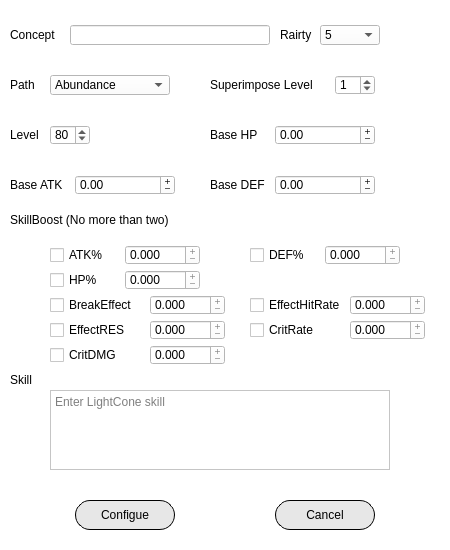
<?xml version="1.0" encoding="UTF-8"?>
<ui version="4.0">
 <class>AddLightCone</class>
 <widget class="QWidget" name="AddLightCone">
  <property name="geometry">
   <rect>
    <x>0</x>
    <y>0</y>
    <width>450</width>
    <height>550</height>
   </rect>
  </property>
  <property name="minimumSize">
   <size>
    <width>450</width>
    <height>550</height>
   </size>
  </property>
  <property name="maximumSize">
   <size>
    <width>450</width>
    <height>550</height>
   </size>
  </property>
  <property name="windowTitle">
   <string>AddLightCone</string>
  </property>
  <property name="windowIcon">
   <iconset resource="res.qrc">
    <normaloff>:/res/icon.png</normaloff>:/res/icon.png</iconset>
  </property>
  <property name="styleSheet">
   <string notr="true">background-color: rgb(255, 255, 255);</string>
  </property>
  <widget class="QLabel" name="label">
   <property name="geometry">
    <rect>
     <x>10</x>
     <y>25</y>
     <width>50</width>
     <height>20</height>
    </rect>
   </property>
   <property name="text">
    <string>Concept</string>
   </property>
  </widget>
  <widget class="QLineEdit" name="concept">
   <property name="geometry">
    <rect>
     <x>70</x>
     <y>25</y>
     <width>200</width>
     <height>20</height>
    </rect>
   </property>
   <property name="maxLength">
    <number>50</number>
   </property>
   <property name="clearButtonEnabled">
    <bool>true</bool>
   </property>
  </widget>
  <widget class="QLabel" name="label_2">
   <property name="geometry">
    <rect>
     <x>280</x>
     <y>25</y>
     <width>40</width>
     <height>20</height>
    </rect>
   </property>
   <property name="text">
    <string>Rairty</string>
   </property>
  </widget>
  <widget class="QComboBox" name="rairty">
   <property name="geometry">
    <rect>
     <x>320</x>
     <y>25</y>
     <width>60</width>
     <height>20</height>
    </rect>
   </property>
   <item>
    <property name="text">
     <string>5</string>
    </property>
    <property name="icon">
     <iconset resource="res.qrc">
      <normaloff>:/rairty/res/rairty/5star.png</normaloff>:/rairty/res/rairty/5star.png</iconset>
    </property>
   </item>
   <item>
    <property name="text">
     <string>4</string>
    </property>
    <property name="icon">
     <iconset resource="res.qrc">
      <normaloff>:/rairty/res/rairty/4star.png</normaloff>:/rairty/res/rairty/4star.png</iconset>
    </property>
   </item>
   <item>
    <property name="text">
     <string>3</string>
    </property>
    <property name="icon">
     <iconset>
      <normaloff>:/rairty/res/rairty/3star.png</normaloff>:/rairty/res/rairty/3star.png</iconset>
    </property>
   </item>
  </widget>
  <widget class="QLabel" name="label_3">
   <property name="geometry">
    <rect>
     <x>10</x>
     <y>75</y>
     <width>40</width>
     <height>20</height>
    </rect>
   </property>
   <property name="text">
    <string>Path</string>
   </property>
  </widget>
  <widget class="QComboBox" name="path">
   <property name="geometry">
    <rect>
     <x>50</x>
     <y>75</y>
     <width>120</width>
     <height>20</height>
    </rect>
   </property>
   <property name="styleSheet">
    <string notr="true"/>
   </property>
   <item>
    <property name="text">
     <string>Abundance</string>
    </property>
    <property name="icon">
     <iconset resource="res.qrc">
      <normaloff>:/path/res/path/abundance.png</normaloff>:/path/res/path/abundance.png</iconset>
    </property>
   </item>
   <item>
    <property name="text">
     <string>Destruction</string>
    </property>
    <property name="icon">
     <iconset resource="res.qrc">
      <normaloff>:/path/res/path/destruction.png</normaloff>:/path/res/path/destruction.png</iconset>
    </property>
   </item>
   <item>
    <property name="text">
     <string>Erudition</string>
    </property>
    <property name="icon">
     <iconset resource="res.qrc">
      <normaloff>:/path/res/path/erudition.png</normaloff>:/path/res/path/erudition.png</iconset>
    </property>
   </item>
   <item>
    <property name="text">
     <string>Harmony</string>
    </property>
    <property name="icon">
     <iconset resource="res.qrc">
      <normaloff>:/path/res/path/harmony.png</normaloff>:/path/res/path/harmony.png</iconset>
    </property>
   </item>
   <item>
    <property name="text">
     <string>Nihility</string>
    </property>
    <property name="icon">
     <iconset resource="res.qrc">
      <normaloff>:/path/res/path/nihility.png</normaloff>:/path/res/path/nihility.png</iconset>
    </property>
   </item>
   <item>
    <property name="text">
     <string>Preservation</string>
    </property>
    <property name="icon">
     <iconset resource="res.qrc">
      <normaloff>:/path/res/path/preservation.png</normaloff>:/path/res/path/preservation.png</iconset>
    </property>
   </item>
   <item>
    <property name="text">
     <string>The Hunt</string>
    </property>
    <property name="icon">
     <iconset resource="res.qrc">
      <normaloff>:/path/res/path/thehunt.png</normaloff>:/path/res/path/thehunt.png</iconset>
    </property>
   </item>
  </widget>
  <widget class="QLabel" name="label_5">
   <property name="geometry">
    <rect>
     <x>10</x>
     <y>125</y>
     <width>40</width>
     <height>20</height>
    </rect>
   </property>
   <property name="text">
    <string>Level</string>
   </property>
  </widget>
  <widget class="QSpinBox" name="level">
   <property name="geometry">
    <rect>
     <x>50</x>
     <y>125</y>
     <width>40</width>
     <height>20</height>
    </rect>
   </property>
   <property name="wrapping">
    <bool>true</bool>
   </property>
   <property name="buttonSymbols">
    <enum>QAbstractSpinBox::UpDownArrows</enum>
   </property>
   <property name="minimum">
    <number>1</number>
   </property>
   <property name="maximum">
    <number>80</number>
   </property>
   <property name="value">
    <number>80</number>
   </property>
  </widget>
  <widget class="QLabel" name="label_4">
   <property name="geometry">
    <rect>
     <x>210</x>
     <y>75</y>
     <width>130</width>
     <height>20</height>
    </rect>
   </property>
   <property name="text">
    <string>Superimpose Level</string>
   </property>
  </widget>
  <widget class="QSpinBox" name="superimposelevel">
   <property name="geometry">
    <rect>
     <x>335</x>
     <y>75</y>
     <width>40</width>
     <height>20</height>
    </rect>
   </property>
   <property name="wrapping">
    <bool>true</bool>
   </property>
   <property name="minimum">
    <number>1</number>
   </property>
   <property name="maximum">
    <number>5</number>
   </property>
  </widget>
  <widget class="QLabel" name="label_6">
   <property name="geometry">
    <rect>
     <x>210</x>
     <y>125</y>
     <width>65</width>
     <height>20</height>
    </rect>
   </property>
   <property name="text">
    <string>Base HP</string>
   </property>
  </widget>
  <widget class="QDoubleSpinBox" name="BaseHP">
   <property name="geometry">
    <rect>
     <x>275</x>
     <y>125</y>
     <width>100</width>
     <height>20</height>
    </rect>
   </property>
   <property name="wrapping">
    <bool>true</bool>
   </property>
   <property name="buttonSymbols">
    <enum>QAbstractSpinBox::PlusMinus</enum>
   </property>
   <property name="accelerated">
    <bool>true</bool>
   </property>
   <property name="maximum">
    <double>1500.000000000000000</double>
   </property>
  </widget>
  <widget class="QLabel" name="label_7">
   <property name="geometry">
    <rect>
     <x>10</x>
     <y>175</y>
     <width>65</width>
     <height>20</height>
    </rect>
   </property>
   <property name="text">
    <string>Base ATK</string>
   </property>
  </widget>
  <widget class="QDoubleSpinBox" name="BaseATK">
   <property name="geometry">
    <rect>
     <x>75</x>
     <y>175</y>
     <width>100</width>
     <height>20</height>
    </rect>
   </property>
   <property name="wrapping">
    <bool>true</bool>
   </property>
   <property name="buttonSymbols">
    <enum>QAbstractSpinBox::PlusMinus</enum>
   </property>
   <property name="accelerated">
    <bool>true</bool>
   </property>
   <property name="maximum">
    <double>1500.000000000000000</double>
   </property>
  </widget>
  <widget class="QLabel" name="label_8">
   <property name="geometry">
    <rect>
     <x>210</x>
     <y>175</y>
     <width>65</width>
     <height>20</height>
    </rect>
   </property>
   <property name="text">
    <string>Base DEF</string>
   </property>
  </widget>
  <widget class="QDoubleSpinBox" name="BaseDEF">
   <property name="geometry">
    <rect>
     <x>275</x>
     <y>175</y>
     <width>100</width>
     <height>20</height>
    </rect>
   </property>
   <property name="wrapping">
    <bool>true</bool>
   </property>
   <property name="buttonSymbols">
    <enum>QAbstractSpinBox::PlusMinus</enum>
   </property>
   <property name="accelerated">
    <bool>true</bool>
   </property>
   <property name="maximum">
    <double>1500.000000000000000</double>
   </property>
  </widget>
  <widget class="QDoubleSpinBox" name="CritDMG">
   <property name="geometry">
    <rect>
     <x>150</x>
     <y>345</y>
     <width>75</width>
     <height>20</height>
    </rect>
   </property>
   <property name="wrapping">
    <bool>true</bool>
   </property>
   <property name="readOnly">
    <bool>true</bool>
   </property>
   <property name="buttonSymbols">
    <enum>QAbstractSpinBox::PlusMinus</enum>
   </property>
   <property name="accelerated">
    <bool>true</bool>
   </property>
   <property name="decimals">
    <number>3</number>
   </property>
   <property name="maximum">
    <double>2.000000000000000</double>
   </property>
   <property name="singleStep">
    <double>0.001000000000000</double>
   </property>
  </widget>
  <widget class="QDoubleSpinBox" name="EffectHitRate">
   <property name="geometry">
    <rect>
     <x>350</x>
     <y>295</y>
     <width>75</width>
     <height>20</height>
    </rect>
   </property>
   <property name="wrapping">
    <bool>true</bool>
   </property>
   <property name="readOnly">
    <bool>true</bool>
   </property>
   <property name="buttonSymbols">
    <enum>QAbstractSpinBox::PlusMinus</enum>
   </property>
   <property name="accelerated">
    <bool>true</bool>
   </property>
   <property name="decimals">
    <number>3</number>
   </property>
   <property name="maximum">
    <double>1.000000000000000</double>
   </property>
   <property name="singleStep">
    <double>0.001000000000000</double>
   </property>
  </widget>
  <widget class="QCheckBox" name="checkBox_3">
   <property name="geometry">
    <rect>
     <x>50</x>
     <y>270</y>
     <width>75</width>
     <height>20</height>
    </rect>
   </property>
   <property name="text">
    <string>HP%</string>
   </property>
  </widget>
  <widget class="QCheckBox" name="checkBox_6">
   <property name="geometry">
    <rect>
     <x>50</x>
     <y>320</y>
     <width>100</width>
     <height>20</height>
    </rect>
   </property>
   <property name="text">
    <string>EffectRES</string>
   </property>
  </widget>
  <widget class="QCheckBox" name="checkBox_8">
   <property name="geometry">
    <rect>
     <x>50</x>
     <y>345</y>
     <width>100</width>
     <height>20</height>
    </rect>
   </property>
   <property name="text">
    <string>CritDMG</string>
   </property>
  </widget>
  <widget class="QDoubleSpinBox" name="ATKBoostPercentage">
   <property name="geometry">
    <rect>
     <x>125</x>
     <y>245</y>
     <width>75</width>
     <height>20</height>
    </rect>
   </property>
   <property name="wrapping">
    <bool>true</bool>
   </property>
   <property name="readOnly">
    <bool>true</bool>
   </property>
   <property name="buttonSymbols">
    <enum>QAbstractSpinBox::PlusMinus</enum>
   </property>
   <property name="accelerated">
    <bool>true</bool>
   </property>
   <property name="decimals">
    <number>3</number>
   </property>
   <property name="maximum">
    <double>1.000000000000000</double>
   </property>
   <property name="singleStep">
    <double>0.001000000000000</double>
   </property>
  </widget>
  <widget class="QCheckBox" name="checkBox_5">
   <property name="geometry">
    <rect>
     <x>250</x>
     <y>295</y>
     <width>100</width>
     <height>20</height>
    </rect>
   </property>
   <property name="text">
    <string>EffectHitRate</string>
   </property>
  </widget>
  <widget class="QCheckBox" name="checkBox_1">
   <property name="geometry">
    <rect>
     <x>50</x>
     <y>245</y>
     <width>75</width>
     <height>20</height>
    </rect>
   </property>
   <property name="text">
    <string>ATK%</string>
   </property>
  </widget>
  <widget class="QDoubleSpinBox" name="CritRate">
   <property name="geometry">
    <rect>
     <x>350</x>
     <y>320</y>
     <width>75</width>
     <height>20</height>
    </rect>
   </property>
   <property name="wrapping">
    <bool>true</bool>
   </property>
   <property name="readOnly">
    <bool>true</bool>
   </property>
   <property name="buttonSymbols">
    <enum>QAbstractSpinBox::PlusMinus</enum>
   </property>
   <property name="accelerated">
    <bool>true</bool>
   </property>
   <property name="decimals">
    <number>3</number>
   </property>
   <property name="maximum">
    <double>1.000000000000000</double>
   </property>
   <property name="singleStep">
    <double>0.001000000000000</double>
   </property>
  </widget>
  <widget class="QDoubleSpinBox" name="DEFBoostPercentage">
   <property name="geometry">
    <rect>
     <x>325</x>
     <y>245</y>
     <width>75</width>
     <height>20</height>
    </rect>
   </property>
   <property name="wrapping">
    <bool>true</bool>
   </property>
   <property name="readOnly">
    <bool>true</bool>
   </property>
   <property name="buttonSymbols">
    <enum>QAbstractSpinBox::PlusMinus</enum>
   </property>
   <property name="accelerated">
    <bool>true</bool>
   </property>
   <property name="decimals">
    <number>3</number>
   </property>
   <property name="maximum">
    <double>1.000000000000000</double>
   </property>
   <property name="singleStep">
    <double>0.001000000000000</double>
   </property>
  </widget>
  <widget class="QDoubleSpinBox" name="EffectRES">
   <property name="geometry">
    <rect>
     <x>150</x>
     <y>320</y>
     <width>75</width>
     <height>20</height>
    </rect>
   </property>
   <property name="wrapping">
    <bool>true</bool>
   </property>
   <property name="readOnly">
    <bool>true</bool>
   </property>
   <property name="buttonSymbols">
    <enum>QAbstractSpinBox::PlusMinus</enum>
   </property>
   <property name="accelerated">
    <bool>true</bool>
   </property>
   <property name="decimals">
    <number>3</number>
   </property>
   <property name="maximum">
    <double>1.000000000000000</double>
   </property>
   <property name="singleStep">
    <double>0.001000000000000</double>
   </property>
  </widget>
  <widget class="QCheckBox" name="checkBox_4">
   <property name="geometry">
    <rect>
     <x>50</x>
     <y>295</y>
     <width>100</width>
     <height>20</height>
    </rect>
   </property>
   <property name="text">
    <string>BreakEffect</string>
   </property>
  </widget>
  <widget class="QCheckBox" name="checkBox_2">
   <property name="geometry">
    <rect>
     <x>250</x>
     <y>245</y>
     <width>75</width>
     <height>20</height>
    </rect>
   </property>
   <property name="text">
    <string>DEF%</string>
   </property>
  </widget>
  <widget class="QCheckBox" name="checkBox_7">
   <property name="geometry">
    <rect>
     <x>250</x>
     <y>320</y>
     <width>100</width>
     <height>20</height>
    </rect>
   </property>
   <property name="text">
    <string>CritRate</string>
   </property>
  </widget>
  <widget class="QDoubleSpinBox" name="BreakEffect">
   <property name="geometry">
    <rect>
     <x>150</x>
     <y>295</y>
     <width>75</width>
     <height>20</height>
    </rect>
   </property>
   <property name="wrapping">
    <bool>true</bool>
   </property>
   <property name="readOnly">
    <bool>true</bool>
   </property>
   <property name="buttonSymbols">
    <enum>QAbstractSpinBox::PlusMinus</enum>
   </property>
   <property name="accelerated">
    <bool>true</bool>
   </property>
   <property name="decimals">
    <number>3</number>
   </property>
   <property name="maximum">
    <double>2.000000000000000</double>
   </property>
   <property name="singleStep">
    <double>0.001000000000000</double>
   </property>
  </widget>
  <widget class="QDoubleSpinBox" name="HPBoostPercentage">
   <property name="geometry">
    <rect>
     <x>125</x>
     <y>270</y>
     <width>75</width>
     <height>20</height>
    </rect>
   </property>
   <property name="wrapping">
    <bool>true</bool>
   </property>
   <property name="readOnly">
    <bool>true</bool>
   </property>
   <property name="buttonSymbols">
    <enum>QAbstractSpinBox::PlusMinus</enum>
   </property>
   <property name="accelerated">
    <bool>true</bool>
   </property>
   <property name="decimals">
    <number>3</number>
   </property>
   <property name="maximum">
    <double>1.000000000000000</double>
   </property>
   <property name="singleStep">
    <double>0.001000000000000</double>
   </property>
  </widget>
  <widget class="QLabel" name="label_9">
   <property name="geometry">
    <rect>
     <x>10</x>
     <y>210</y>
     <width>200</width>
     <height>20</height>
    </rect>
   </property>
   <property name="text">
    <string>SkillBoost (No more than two)</string>
   </property>
  </widget>
  <widget class="QLabel" name="label_10">
   <property name="geometry">
    <rect>
     <x>10</x>
     <y>370</y>
     <width>40</width>
     <height>20</height>
    </rect>
   </property>
   <property name="text">
    <string>Skill</string>
   </property>
  </widget>
  <widget class="QPlainTextEdit" name="skill">
   <property name="geometry">
    <rect>
     <x>50</x>
     <y>390</y>
     <width>340</width>
     <height>80</height>
    </rect>
   </property>
   <property name="placeholderText">
    <string>Enter LightCone skill</string>
   </property>
  </widget>
  <widget class="QPushButton" name="configuebtn">
   <property name="geometry">
    <rect>
     <x>75</x>
     <y>500</y>
     <width>100</width>
     <height>30</height>
    </rect>
   </property>
   <property name="styleSheet">
    <string notr="true">QPushButton
{
font: 16pt &quot;Meiryo UI&quot;;
background-color: rgb(231, 231, 231);
border-radius: 15px;
border:1px solid rgb(0, 0, 0)
}
QPushButton:hover
{
    padding-left:3px;
    padding-top:3px;
}
QPushButton:pressed
{
    padding-left:3px;
    padding-top:3px;
}</string>
   </property>
   <property name="text">
    <string>Configue</string>
   </property>
  </widget>
  <widget class="QPushButton" name="calcelbtn">
   <property name="geometry">
    <rect>
     <x>275</x>
     <y>500</y>
     <width>100</width>
     <height>30</height>
    </rect>
   </property>
   <property name="styleSheet">
    <string notr="true">QPushButton
{
font: 20pt &quot;Meiryo UI&quot;;
background-color: rgb(231, 231, 231);
border-radius: 15px;
border:1px solid rgb(0, 0, 0)
}
QPushButton:hover
{
    padding-left:3px;
    padding-top:3px;
}
QPushButton:pressed
{
    padding-left:3px;
    padding-top:3px;
}</string>
   </property>
   <property name="text">
    <string>Cancel</string>
   </property>
  </widget>
 </widget>
 <resources>
  <include location="res.qrc"/>
 </resources>
 <connections/>
</ui>
